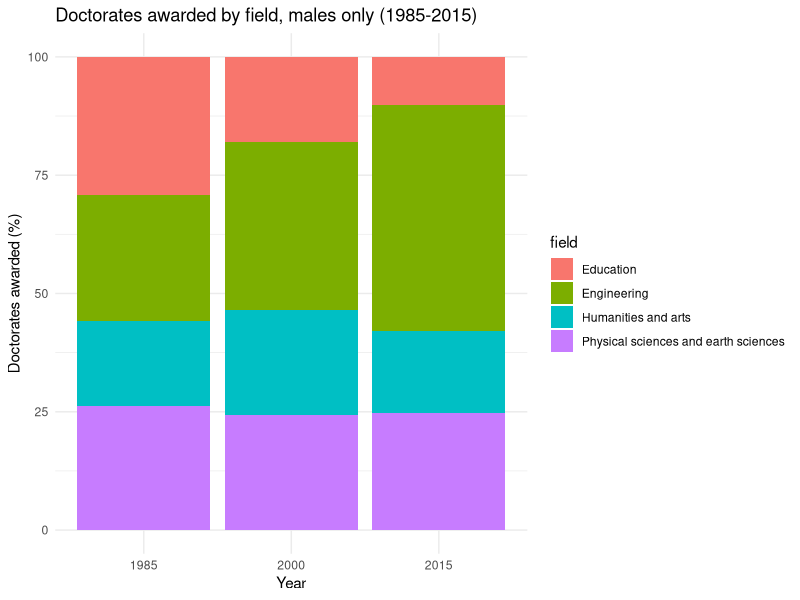
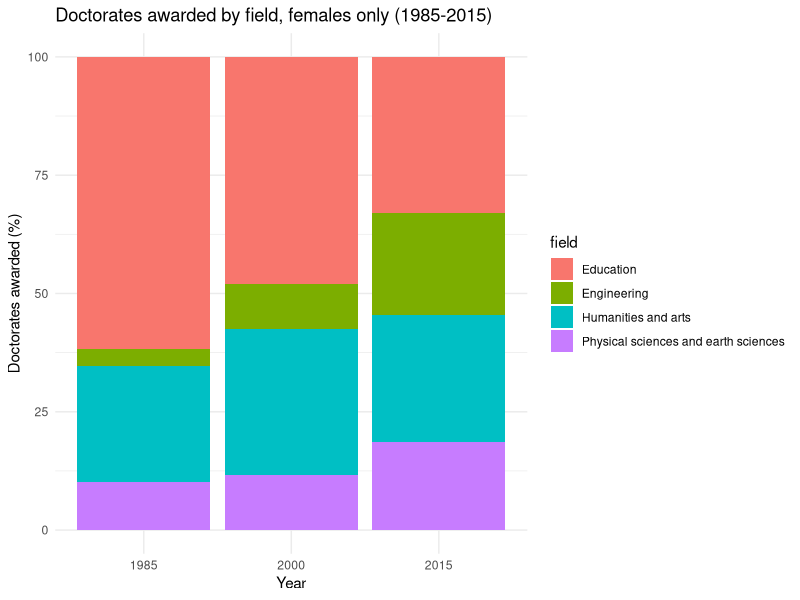

Here is the R script that generated these plots, in order:
## ---- chunk 1
knitr::opts_chunk$set(echo = TRUE)
## ---- chunk 2

# Load necessary packages

library(tidyverse)

# Load necessary data

phds_csv <- read_csv('PhDs by Field 1985 - 2015.csv')

## ---- chunk 3

# Reformatted, simplified, truncated dataframe

phds <- phds_csv %>% 
  gather(key = year, value = doctorates, 3:9) %>% 
  filter(sex != 'total',
         year == 1985 | year == 2000 | year == 2015,
         field == 'Physical sciences and earth sciences' |
           field == 'Engineering' |
           field == 'Education' |
           field == 'Humanities and arts')

## ---- chunk 4

# Phds awarded by field over time (MALES)
males <- phds %>% 
  filter(sex == 'male') %>%
  group_by(year) %>% 
  mutate(prop = doctorates/sum(doctorates)*100)
  
males_col <- ggplot(males, aes(x = year, y = prop)) +
  geom_col(aes(fill = field)) +
  labs(x = 'Year',
       y = 'Doctorates awarded (%)',
       title = 'Doctorates awarded by field, males only (1985-2015)') +
  theme_minimal()

males_col

# Phds awarded by field over time (FEMALES)
females <- phds %>% 
  filter(sex == 'female') %>%
  group_by(year) %>% 
  mutate(prop = doctorates/sum(doctorates)*100)
  
females_col <- ggplot(females, aes(x = year, y = prop)) +
  geom_col(aes(fill = field)) +
  theme_classic() +
  labs(x = 'Year',
       y = 'Doctorates awarded (%)',
       title = 'Doctorates awarded by field, females only (1985-2015)') +
  theme_minimal()

females_col

## ---- chunk 5

# Make a contigency table of counts of doctorates per field over time (MALES ONLY)
males2 <- males %>% 
  select(field, year, doctorates) %>% 
  spread(key = year, value = doctorates)
males3 <- males2[,2:4]
rownames(males3) <- males2$field

# Run chi-square test
male_chi <- chisq.test(males3)

male_chi

# Make a contigency table of counts of doctorates per field over time (FEMALES ONLY)
females2 <- females %>% 
  select(field, year, doctorates) %>% 
  spread(key = year, value = doctorates)
females3 <- females2[,2:4]
rownames(females3) <- females2$field

# Run chi-square test
female_chi <- chisq.test(females3)

female_chi

